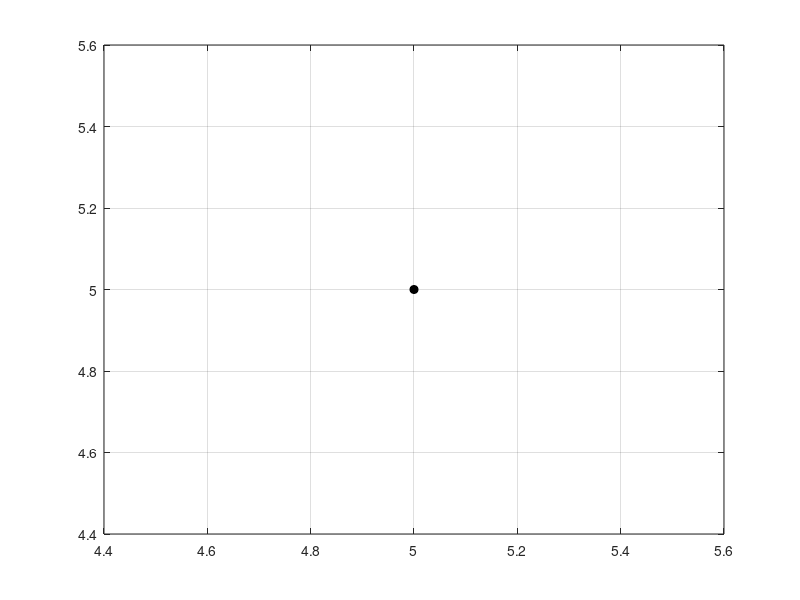

Recreate this plot in MATLAB. (Note: this script raises an error after producing the figure.)
%Práctica 1
clc
clear all
close all
warning off all %Apaga los warnings
%--------------------------------------------------------------------------
%Variables
numClases=input('¿Cuántas clases quieres?: ');
numRepresentantes=input('¿Cuántos representates por clase quieres?: ');

%Centroides
centroides=zeros(numClases,1);
fprintf('\n');
for aux=1:numClases
    fprintf('Escribe el centroide de la Clase %d: ',aux);
    aX=input('');
    centroides(aux,1)=aX;
end
fprintf('Centroides:\n');
disp(centroides');

%Disperción
disperciones=zeros(numClases,1);
fprintf('\n');
for aux=1:numClases
    fprintf('Escribe la dispercion de la Clase %d: ',aux);
    aX=input('');
    disperciones(aux,1)=aX;
end
fprintf('Disperciones:\n');
disp(disperciones');

%Crear clases:
clases=zeros(2,numRepresentantes,numClases);
medias=zeros(2,numClases)
aux1=1;
for aux=1:numClases
    cAux=(randn(2,numRepresentantes)+centroides(aux,1))*disperciones(aux,1);
    clases(:,:,aux)=cAux;
    medias(:,aux)=mean(clases(:,:,aux),2);
end
fprintf('Clases:\n');
disp(clases);
fprintf('Medias:\n');
disp(medias);

%--------------------------------------------------------------------------

%Entrada del vector desconocido
fprintf('Entrada del Vector desconocido: \n')
vecX=input('    Coordenada en X: ');
vecY=input('    Coordenada en Y: ');
vecDesc=[vecX;vecY];

distancias=zeros(numClases,1);
for aux=1:numClases
    distancias(aux,1)=norm(vecDesc-medias(:,aux));
end

minimo=min(distancias);
clase=find(distancias==minimo);
fprintf('El vector desconocido pertenece a la clase=%d\n',clase);

%GRAFICANDO CLASES
figure(1)
plot(vecDesc(1,:),vecDesc(2,:),'ko','MarkerSize',6,'MarkerFaceColor','k','DisplayName','Vector Desc')
grid on
hold on
for aux=1:numClases
    cstr=strcat('Clase',{' '},string(aux));
	%plot(clases(aux,:),clases(aux+1,:),'o','MarkerSize',10,'MarkerFaceColor','r','DisplayName',cstr)
    plot(clases(1,:,aux),clases(2,:,aux),'.','MarkerSize',15,'DisplayName',cstr,'color',rand(1,3))
end

for aux=1:numClases
    mstr=strcat('Media',{' '},string(aux));
	%plot(medias(aux,1),medias(aux+1,1),'d','MarkerSize',12,'MarkerFaceColor','b','MarkerEdgeColor','k','DisplayName',mstr)
    plot(medias(1,aux),medias(2,aux),'+','MarkerSize',12,'DisplayName',mstr,'color',rand(1,3))
end
xlabel('Atributo X')
ylabel('Atributo Y')
title('Gráfica de datos')
legend



disp('-----------FIN------------')